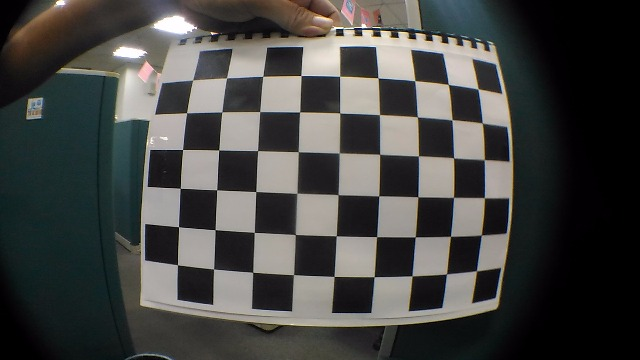
//> input picture calibrate_test/chess1.jpg, 640 x 360 px
$ ./main   (built with g++ and OpenCV 4)
//> lines starting //> are read from the running program, lines starting //| are printed output that depends on the picture; pictures that were not available may be replaced by others from this repository, and a replacement may not be noted
### calibrate_test/calibration.h
#include <cstdio>
#include <opencv2/opencv.hpp>
#include <vector>
#include <string>

using namespace cv;
using namespace std;

class CameraCalibrator{
private:
    vector<string> m_filenames;
    Size m_borderSize;
    vector<vector<Point2f> > m_srcPoints;
    vector<vector<Point3f> > m_dstPoints;
public:
    void setFilename();
    void setBorderSize(const Size &borderSize);
    void addChessboardPoints();
    void addPoints(const vector<Point2f> &imageCorners, const vector<Point3f> &objectCorners);
    void calibrate(const Mat &src, Mat &dst);
};

### calibrate_test/calibration.cpp
#include "calibration.h"

void CameraCalibrator::setFilename(){
    m_filenames.clear();
    m_filenames.push_back("chess1.jpg");
    m_filenames.push_back("chess2.jpg");
    m_filenames.push_back("chess3.jpg");
    m_filenames.push_back("chess4.jpg");
    m_filenames.push_back("chess5.jpg");
    m_filenames.push_back("chess6.jpg");
    m_filenames.push_back("chess7.jpg");
    m_filenames.push_back("chess8.jpg");
    m_filenames.push_back("chess9.jpg");
    m_filenames.push_back("chess10.jpg");
    m_filenames.push_back("chess11.jpg");
    m_filenames.push_back("chess12.jpg");
    m_filenames.push_back("chess13.jpg");
    m_filenames.push_back("chess14.jpg");
}

void CameraCalibrator::setBorderSize(const Size &borderSize){
    m_borderSize = borderSize;
}

void CameraCalibrator::addChessboardPoints(){
    vector<Point2f> srcCandidateCorners;
    vector<Point3f> dstCandidateCorners;
    for(int i=0; i<m_borderSize.height; i++){
        for(int j=0; j<m_borderSize.width; j++){
            dstCandidateCorners.push_back(Point3f(i, j, 0.0f));
        }
    }

    for(int i=0; i<m_filenames.size(); i++){
        Mat image=imread(m_filenames[i],CV_LOAD_IMAGE_GRAYSCALE);
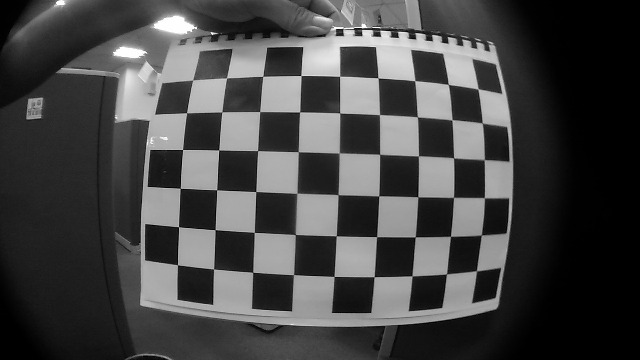
//> image: 360 rows x 640 cols, CV_8UC1; min 0, max 255, mean 68.9
        findChessboardCorners(image, m_borderSize, srcCandidateCorners);
//> srcCandidateCorners = 54 Points (x, y), first 12: [476.4, 270.7], [446.4, 273.9], [412.1, 275.8], [374.2, 276.7], [334.1, 276.4], [293.5, 274.5], [252.7, 272.4], [213.5, 269], [177.4, 264.7], [481.4, 234.9], [450.5, 236.3], [415.2, 236.9]
        TermCriteria param(TermCriteria::MAX_ITER + TermCriteria::EPS, 30, 0.1);
        cornerSubPix(image, srcCandidateCorners, Size(11,11), Size(-1,-1), param);
//> srcCandidateCorners = 54 Points (x, y), first 12: [476.5, 270.9], [446.5, 273.9], [412, 275.9], [374.1, 276.7], [334.1, 276.4], [293.5, 274.6], [252.7, 272.2], [213.6, 269], [177.5, 264.8], [481.3, 235.1], [450.5, 236.4], [415.3, 236.9]
        if(srcCandidateCorners.size() == m_borderSize.area()){
            addPoints(srcCandidateCorners, dstCandidateCorners);
        }
    }
}

void CameraCalibrator::addPoints(const vector<Point2f> &srcCorners, const vector<Point3f> &dstCorners){
    m_srcPoints.push_back(srcCorners);
//> m_srcPoints = 1 point lists
//> pass 3 of the loop in addChessboardPoints, `for(int i=0; i<m_filenames.size(); i++)`:
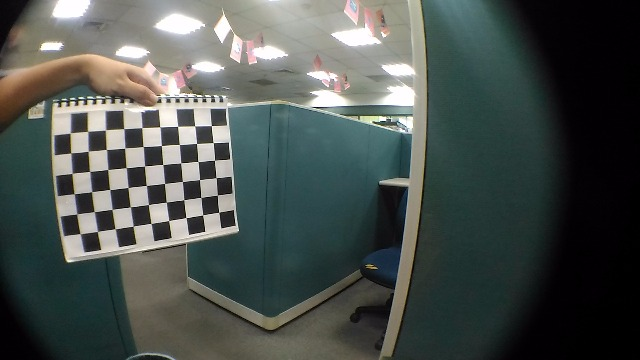
//> input picture calibrate_test/chess10.jpg, 640 x 360 px, given in place of chess3.jpg, which was not available
//> in addChessboardPoints, `Mat image=imread(m_filenames[i],CV_LOAD_IMAGE_GRAYSCALE);`:
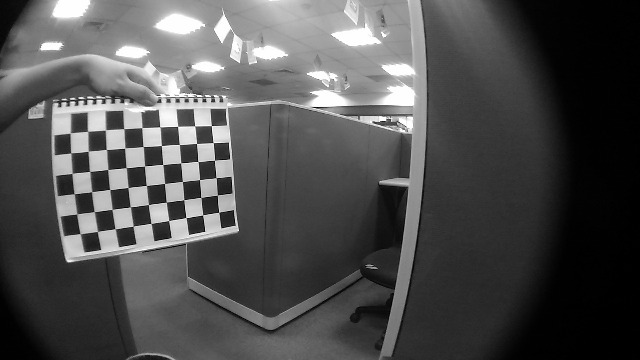
//> image: 360 rows x 640 cols, CV_8UC1; min 0, max 255, mean 79.1
//> in addChessboardPoints, `findChessboardCorners(image, m_borderSize, srcCandidateCorners);`: srcCandidateCorners = 54 Points (x, y), first 12: [218.6, 212.4], [202.6, 214.8], [185.9, 217.4], [168.5, 220.6], [150.9, 223.5], [133, 226.3], [115, 228.5], [97.44, 231.6], [79.97, 233.6], [217.4, 195.1], [200.8, 197.5], [183.8, 199.6]
//> in addChessboardPoints, `cornerSubPix(image, srcCandidateCorners, Size(11,11), Size(-1,-1), par..`: srcCandidateCorners = 54 Points (x, y), first 12: [218.7, 212.3], [202.7, 214.9], [186, 217.6], [168.7, 220.6], [151.2, 223.4], [133.1, 226.1], [115.2, 228.7], [97.44, 231.4], [80.27, 233.7], [217.3, 195.1], [200.9, 197.5], [183.8, 199.8]
    m_dstPoints.push_back(dstCorners);
}

// [8 lines left out: function calibrate, not called in this run]

### calibrate_test/main.cpp
#include "calibration.h"

int main(){
    CameraCalibrator myCameraCalibrator;
    myCameraCalibrator.setFilename();
    myCameraCalibrator.setBorderSize(Size(9,6));
//> (the run ends here: the program stops with an error, at `findChessboardCorners(image, m_borderSize, srcCandidateCorners);`)
